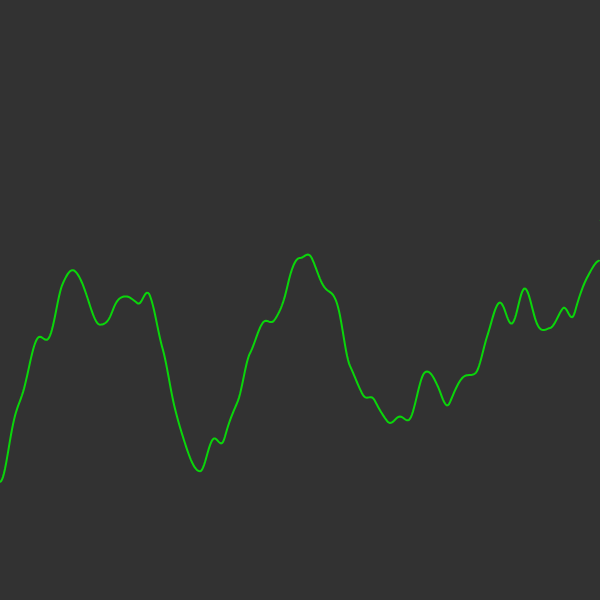
Frame 1 (no input)
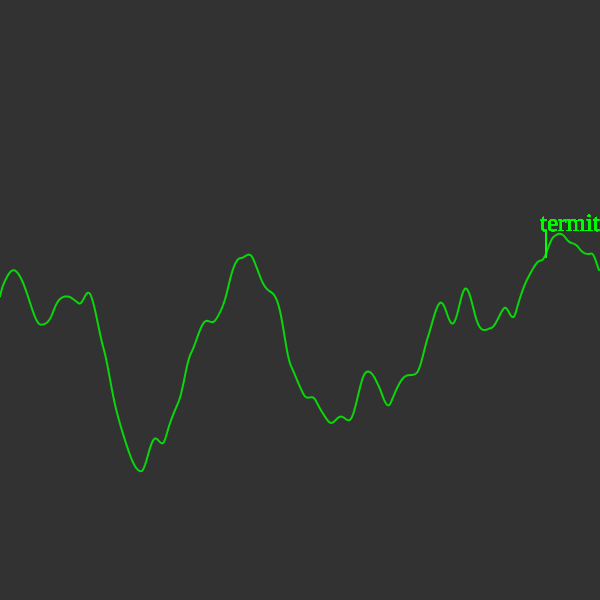
Frame 60 (no input)
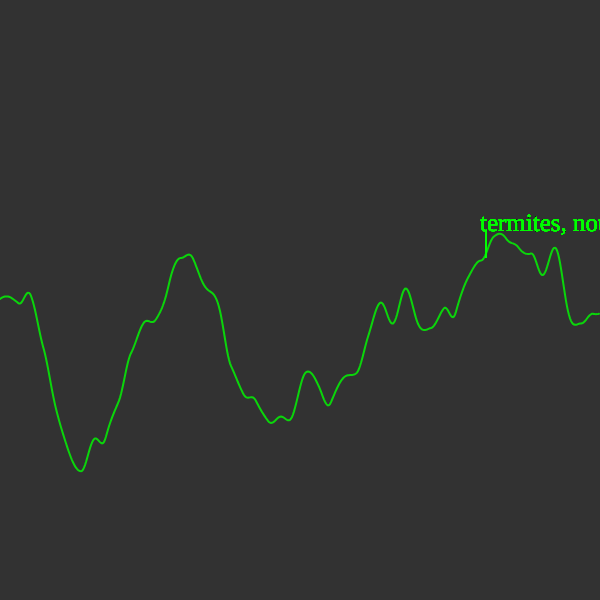
Frame 120 (the mouse pressed at the canvas centre since frame 60)

The p5.js sketch that drew these frames (run headless with seeded random() and noise() and a simulated clock; from frame 60 on, the mouse is pressed at the canvas centre):

// p5.js sketch
// ── sketch.js
let phr1 = ['field note', 'ants', 'termites, not ants', 'spikes', 'dreams of collapse', 'elastic waistlines', 'precipitous fall', 'a story unshared','desirelessness & moping','that upper lip thing']
let phr2 = ['placebos','pulses','pulsing', 'plagues', 'porches','personal "brand"','the stumbles', 'feeling stalked','clam sighting', 'love of stumbling','another vortex','feeling stalked']
let phr3 = ['salt mine', 'salt farm','salty taste','salty rhyme','quite salty', 'very salty','not enough salt','that salty thing']
let word1 
let word2 
let word3 
let inc = 0.01;
let inc2 = 0.015
let start = 0;
let start2 =0
let dep = 300;
let secTrig 
let firstX 
let firstX2
let altY = 0
let altY2 = 0
let line1Offset = 30
let line2Offset = 40 
let pinkLine1Offset = 30
let secondX = 300;
let secondY = 0
let hasHit = false;
let hasStarted = false;
let hasStarted2 = false; 
let startSecond = false;
let tDescent 

function setup() {
  createCanvas(600, 600);
  frameRate(80);
  firstX = width -1
  firstX2 = width - 2
  textFont('georgia',[25])
  tDescent = textDescent()
  noStroke()
  secTrig = random(100)+width/3
  word1 = random(phr1)
  word2 = random(phr2)
  word3 = random(phr3)
}

function draw() {
  background(50);
  beginShape();
  var xoff = start;
  var xoff2 = start2

  for (var x = 0; x < width; x++) {
    if (!hasStarted && x == firstX) {
      altY = y - line1Offset
      hasStarted = true
    }

    noFill();
    strokeWeight(2)
    stroke('rgba(0,255,0, 0.80)');
    var y = noise(xoff) * height+80;
    vertex(x, y);

    xoff += inc;

    
    // experiment with boundaries of where they can spawn - e.g. if firstX is between 100 and 200, make sure secondX is between 300 & 400
    
    let interval2 = int(random(width-100, width-1))
    // spawning "no"/secondX when "yes" gets below 100 x position
    if (firstX < secTrig && !startSecond && x == interval2) {
      secondX = interval2
      secondY = y - line2Offset
      word2 = random(phr2)
      //use boolean to make sure only one of these spawns at a time
      startSecond = true
      secTrig = random(100)+width/3
    }
    // respawning "yes"/firstX when it gets below 0
    let randomInterval = int(random(width-100, width))
    if (firstX <= 0 && x == randomInterval){
        firstX = randomInterval
        altY = y - line1Offset
        word1 = random(phr1)
    }
    
    if (startSecond) {
      push()
      noStroke()
      fill('rgba(0,255,0, 0.33)')
      text(word2, secondX, secondY)
      pop()
      line(secondX + tDescent, secondY+line2Offset/5, secondX + 5,secondY+(line2Offset*.85))
    }
    if (startSecond && secondX <= 0) {
      //turn off "no" when its X gets below 0
      startSecond = false
    }
      push()
      fill('rgba(0,255,0, 0.33)')
      noStroke()
      text(word1, firstX, altY);
      pop()
      line(firstX + tDescent, altY, firstX + tDescent, altY+(line1Offset*.85))// the second two coordinates are where the line meets the noise curve

    }

  

  endShape();
  firstX--
  secondX--

  start += inc;
}
